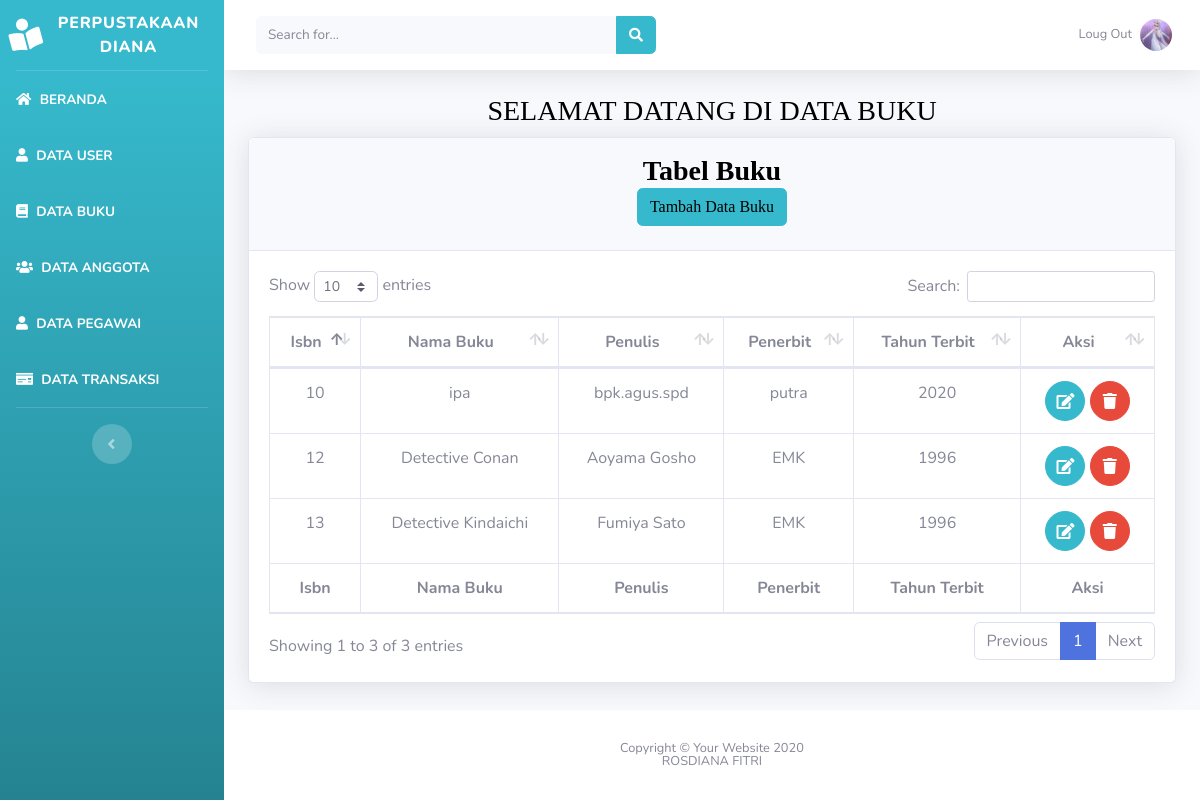
Screenshot of /beranda.php?page=buku with the database file from the repository.
### tables this page shows
CREATE TABLE `tabel_buku` (
  `id_buku` int(7) NOT NULL,
  `isbn` varchar(30) NOT NULL,
  `nama_buku` varchar(50) NOT NULL,
  `penulis` varchar(50) NOT NULL,
  `penerbit` varchar(50) NOT NULL,
  `tahun_terbit` year(4) NOT NULL
);

### views/buku/buku.php (the view)
<div class="container-fluid">
    <h1 class="h3 mb-2 text-gray-800" align="center"><font color="black" face="fantasy">SELAMAT DATANG DI DATA BUKU</font></h1>
    <div class="card shadow mb-4">
        <div class="card-header py-3" align="center">
            <h3 class="m-0 font-weight-bold text-info"><font color="black" face="fantasy">Tabel Buku</font> </h3>
            <h6>
            <a href="beranda.php?page=buku&aksi=add">
                <button class="btn btn-info"><font color="black" face="fantasy">Tambah Data Buku</font></button></a>
            </h6>
        </div>
        <div class="card-body">
            <div class="table-responsive">
                <table class="table table-bordered" id="dataTable" width="100%" cellspacing="0">
                    <thead>
                        <tr align="center">
                            <th>Isbn</th>
                            <th>Nama Buku</th>
                            <th>Penulis</th>
                            <th>Penerbit</th>
                            <th>Tahun Terbit</th>
                            <th>Aksi</th>
                        </tr>
                    </thead>
                    <tfoot>
                        <tr align="center">
                           <th>Isbn</th>
                           <th>Nama Buku</th>
                           <th>Penulis</th>
                           <th>Penerbit</th>
                           <th>Tahun Terbit</th>
                           <th>Aksi</th>
                        </tr>
                    </tfoot>
                    <tbody>
                    <?php
                        $sql = "select * from tabel_buku";
                        $show = $database->query($sql);
                        foreach($show as $buku):
                    ?>
                        <tr align="center">
                            <td><?php echo $buku['isbn']?></td>
                            <td><?php echo $buku['nama_buku']?></td>
                            <td><?php echo $buku['penulis']?></td>
                            <td><?php echo $buku['penerbit']?></td>
                            <td><?php echo $buku['tahun_terbit']?></td>
                            <td>
                            <a href="beranda.php?page=buku&aksi=edit&id=<?php echo $buku['id_buku']?>"
                                class="btn btn-info btn-circle">
                                    <i class="fas fa-edit"></i>
                                    </a>
                                <a href="model/buku/prosesdeletebuku.php?id=<?php echo $buku['id_buku']?>"
                                class="btn btn-danger btn-circle">
                                    <i class="fas fa-trash"></i>
                                    </a>
                            </td>
                        </tr>
                        <?php endforeach; ?>
                    </tbody>
                </table>
            </div>
        </div>
    </div>
</div>

### rows the page displays
tabel_buku: isbn "12", nama_buku "Detective Conan", penulis "Aoyama Gosho", penerbit "EMK", tahun_terbit "1996"
tabel_buku: isbn "13", nama_buku "Detective Kindaichi", penulis "Fumiya Sato", penerbit "EMK", tahun_terbit "1996"
tabel_buku: isbn "10", nama_buku "ipa", penulis "bpk.agus.spd", penerbit "putra", tahun_terbit "2020"
